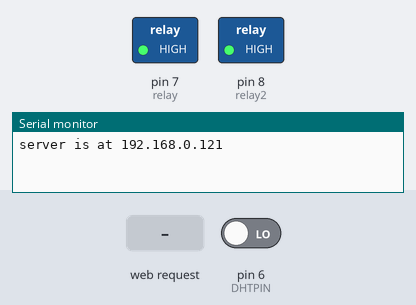
This sketch was run on a simulated Arduino Uno, built with avr-gcc and run on an emulated ATmega328P. Shown: switched loads named in the sketch (green lamp = pin HIGH), the last lines printed to the serial monitor. The inputs (shaded band) are chosen by the test bench; at power-on: pin 6 (DHTPIN) LOW. WiFi joins after 1.5 s; servers stay silent unless stated.

Above: at 1.2 s.
1.3 s: HTTP request GET /relay1off received
At 3.2 s:
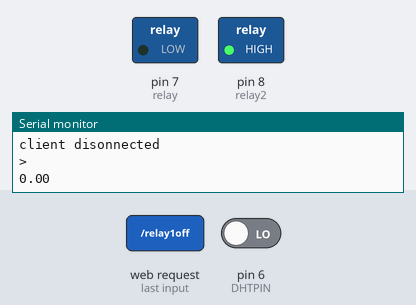
4.0 s: HTTP request GET /relay2on received
At 5.2 s:
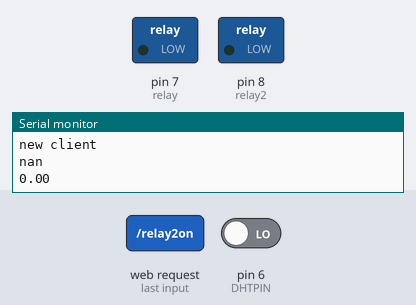
5.5 s: HTTP request GET /relay1off received
At 6.4 s:
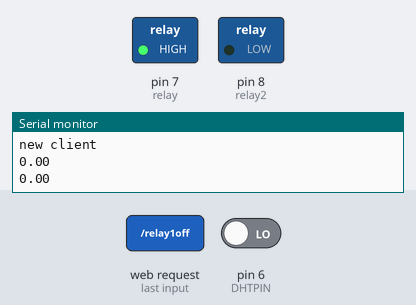
8.2 s: HTTP request GET /relay2off received
At 8.5 s:
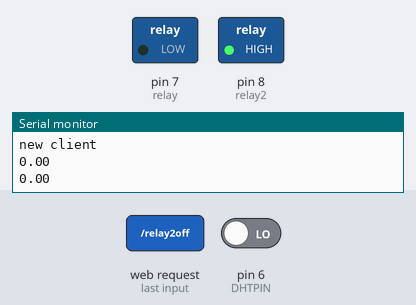
9.7 s: HTTP request GET /relay2auto received
At 10.8 s:
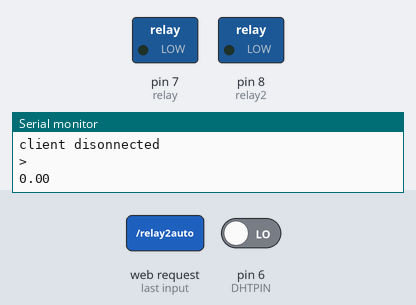
Timing chart, 0 to 12.2 s (numbered marks = the images above; inputs shaded):
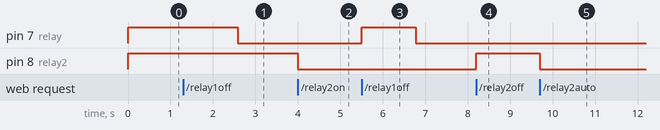

The sketch:

server_relay.ino
```cpp
/*
 * Rui Santos
 * Complete Project Details http://randomnerdtutorials.com
*/

#include <SPI.h>
#include <Ethernet.h>
#include "DHT.h"

#include "floatToString.h"


char testH[20];
char testT[20];

#define DHTPIN 6
#define DHTTYPE DHT22 //DHT11, DHT21, DHT22

DHT dht(DHTPIN, DHTTYPE);

const float maxTemp = 22;
const float minTemp = 21.5;

bool isTempAuto = false;

// Enter a MAC address and IP address for your controller below.
// The IP address will be dependent on your local network:
byte mac[] = {
  0xDE, 0xAD, 0xBE, 0xEF, 0xFE, 0xED };
IPAddress ip(192,168,0,121);

// Initialize the Ethernet server library
// with the IP address and port you want to use
// (port 80 is default for HTTP):
EthernetServer server(80);

// Relay state and pin
String relay1State = "Off";
String relay2State = "Off";
const int relay = 7;
const int relay2 = 8;
const int DTH = 6;

// Client variables
char linebuf[80];
int charcount=0;

void setup() {
  // Relay module prepared
  pinMode(relay, OUTPUT);
  pinMode(relay2, OUTPUT);
  digitalWrite(relay, HIGH);
    digitalWrite(relay2, HIGH);

  // Open serial communication at a baud rate of 9600
  Serial.begin(9600);

  // start the Ethernet connection and the server:
  Ethernet.begin(mac, ip);
//   if (Ethernet.begin(mac) == 0)  // Start in DHCP Mode
//  {
//    Serial.println("Failed to configure Ethernet using DHCP, using Static Mode");
//    // If DHCP Mode failed, start in Static Mode
//    Ethernet.begin(mac, ip);
//  }

  server.begin();
  Serial.print("server is at ");
  Serial.println(Ethernet.localIP());
    dht.begin();
}

// Display dashboard page with on/off button for relay
// It also print Temperature in C and F
void dashboardPage(EthernetClient &client) {
  client.println("HTTP/1.0 200 OK\r\nContent-Type: text/html\r\n\r\n");
  client.println("<!DOCTYPE HTML><html><head>");
  client.println("<meta http-equiv=\"content-type\" content=\"text/html; charset=utf-8\"></head><body>");
  client.println("<meta name=\"viewport\" content=\"width=device-width, initial-scale=1\"></head><body>");
  client.println("<h3>Arduino Web Server - <a href=\"/\">Refresh</a></h3>");
  // Generates buttons to control the relay
  client.println("<h4>Pompa caldura - State: " + relay1State + "</h4>");
  // If relay is off, it shows the button to turn the output on
  if(relay1State == "Off"){
    client.println("<a href=\"/relay1on\"><button>ON</button></a>");
  }
  // If relay is on, it shows the button to turn the output off
  else if(relay1State == "On"){
    client.println("<a href=\"/relay1off\"><button>OFF</button></a>");
  }

  client.println("<h4> Limina casa - State: " + relay2State + "</h4>");
  // If relay is off, it shows the button to turn the output on
  if(relay2State == "Off"){
    client.println("<a href=\"/relay2on\"><button>ON</button></a>");
  }
  // If relay is on, it shows the button to turn the output off
  else if(relay2State == "On"){
    client.println("<a href=\"/relay2off\"><button>OFF</button></a>");
  }

  if(isTempAuto == true){
    client.println("<a style='color:green' href=\"/relay1auto\"><button>AUTO</button></a>");
  }
  else{
     client.println("<a style='color:red' href=\"/relay1auto\"><button>AUTO</button></a>");
  }


  float h = dht.readHumidity();
  float t = dht.readTemperature();

  floatToString(testH, h, 2, 6);
  floatToString(testT, t, 2, 6);

Serial.println(h);
Serial.println(t);
  client.println("<h4>Temp  ");   client.print(testT); client.print(" C</h4>");
  client.println("<h4>Hum  ");   client.print(testH); client.print(" %</h4>");
  client.println("<h4>Min temp");   client.print(minTemp); client.print(" C</h4>");
  client.println("<h4>Max temp");   client.print(maxTemp); client.print(" C</h4>");
  client.println("</body></html>");
}


void loop() {
  // listen for incoming clients
  EthernetClient client = server.available();
  if (client) {
    Serial.println("new client");
    memset(linebuf,0,sizeof(linebuf));
    charcount=0;
    // an http request ends with a blank line
    boolean currentLineIsBlank = true;
    while (client.connected()) {
      if (client.available()) {
       char c = client.read();
       //read char by char HTTP request
        linebuf[charcount]=c;
        if (charcount<sizeof(linebuf)-1) charcount++;
        // if you've gotten to the end of the line (received a newline
        // character) and the line is blank, the http request has ended,
        // so you can send a reply
        if (c == '\n' && currentLineIsBlank) {
          dashboardPage(client);
          break;
        }
        if (c == '\n') {
          if (strstr(linebuf,"GET /relay1off") > 0){
            digitalWrite(relay, HIGH);
            relay1State = "Off";
          }
          else if (strstr(linebuf,"GET /relay1on") > 0){
            digitalWrite(relay, LOW);
            relay1State = "On";
          }

          if (strstr(linebuf,"GET /relay2off") > 0){
            digitalWrite(relay2, HIGH);
            relay2State = "Off";
          }
          else if (strstr(linebuf,"GET /relay2on") > 0){
            digitalWrite(relay2, LOW);
            relay2State = "On";
          }

          else if (strstr(linebuf,"GET /relay2auto") > 0){
            digitalWrite(relay2, LOW);
            relay2State = "On";
            isTempAuto = true;
          }
          // you're starting a new line
          currentLineIsBlank = true;
          memset(linebuf,0,sizeof(linebuf));
          charcount=0;
        }
        else if (c != '\r') {
          // you've gotten a character on the current line
          currentLineIsBlank = false;
        }
      }
    }
    // give the web browser time to receive the data
    delay(1000);
    // close the connection:
    client.stop();
    Serial.println("client disonnected");

    float h = dht.readHumidity();
  float t = dht.readTemperature();

    if(t+0.4>= maxTemp){
      digitalWrite(relay, HIGH);
      Serial.println("<");
      Serial.println(t);
      relay1State = "Off";


    }


    if(t<=minTemp){
      digitalWrite(relay, LOW);
      relay1State = "On";
      Serial.println(">");
      Serial.println(t);

    }


  }
}
```

Measured:
- after the input at 1.3 s, pin 7 (relay): HIGH → LOW after 1.3 s
- after the input at 4.0 s, pin 8 (relay2): HIGH → LOW at once
- after the input at 5.5 s, pin 7 (relay): LOW → HIGH at once, → LOW 1.3 s later
- after the input at 8.2 s, pin 8 (relay2): LOW → HIGH at once
- after the input at 9.7 s, pin 8 (relay2): HIGH → LOW at once
